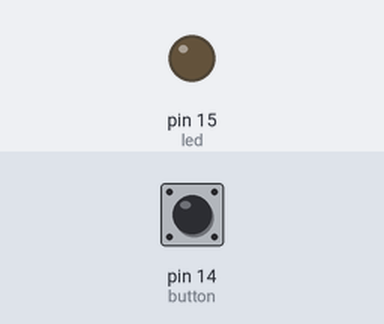
The program below on a simulated MicroPython board. On the bench: output pins drawn as LEDs (lit = HIGH). The inputs (shaded band) are chosen by the test bench; at power-on: pin 14 (button) LOW.

Above: at 1.2 s.
1.3 s: pin 14 (button) pulled HIGH for 0.15 s
At 1.6 s:
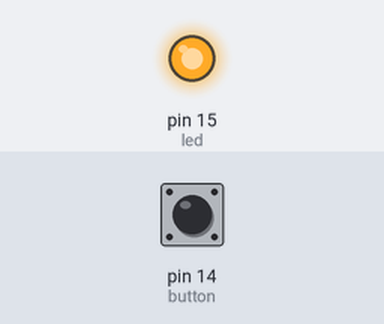
3.8 s: pin 14 (button) pulled HIGH for 3.2 s
At 9.0 s:
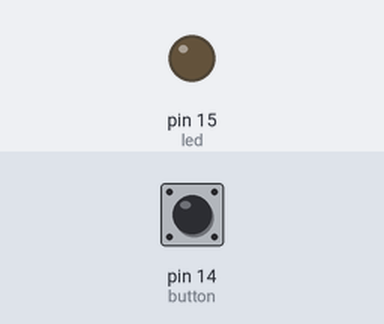
Timing chart, 0 to 10.5 s (numbered marks = the images above; inputs shaded):
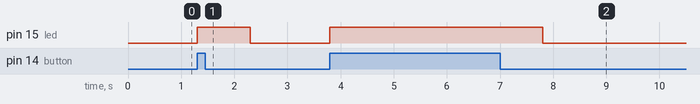

The program:

LedBlinkWithButton.py
```python
from machine import Pin
import utime

led = Pin(15, Pin.OUT)
button = Pin(14, Pin.IN, Pin.PULL_DOWN)

while True:
    if button.value() == 1:
     led.value(1)
     utime.sleep(1)
     led.value(0)
```

Measured:
- after the input at 1.3 s, pin 15 (led): LOW → HIGH at once, → LOW 1.0 s later
- after the input at 3.8 s, pin 15 (led): LOW → HIGH at once, → LOW 4.0 s later
